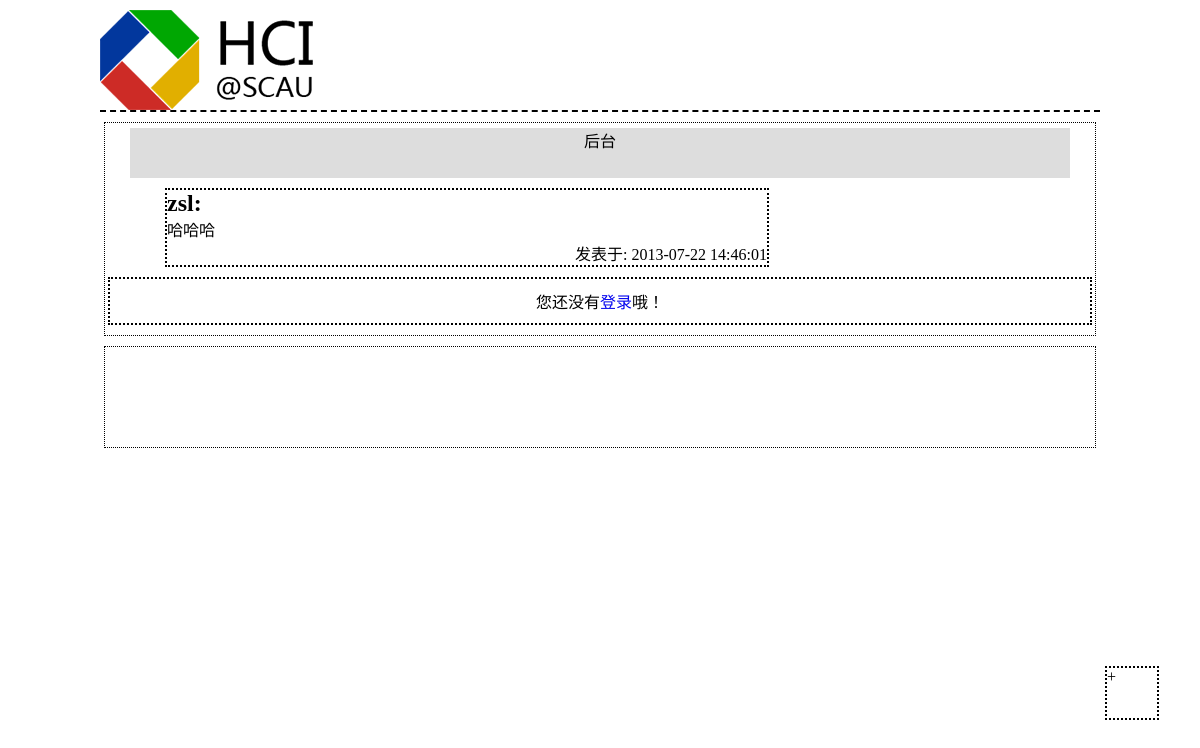
/Controller/onePostCon.php?postId=16, run on the app's committed database.
### tables this page shows
CREATE TABLE IF NOT EXISTS `post` (
  `id` int(6) NOT NULL AUTO_INCREMENT,
  `title` varchar(50) NOT NULL,
  `content` longtext NOT NULL,
  `type` int(1) NOT NULL,
  `point` int(5) NOT NULL DEFAULT '0',
  `deleted` int(1) NOT NULL,
  `post_date` datetime NOT NULL,
  `state` int(1) NOT NULL,
  `authority` int(11) NOT NULL,
  `board_id` int(11) NOT NULL,
  `user_id` int(11) NOT NULL,
  PRIMARY KEY (`id`),
  KEY `board_id` (`board_id`),
  KEY `user_id` (`user_id`)
);

CREATE TABLE IF NOT EXISTS `user` (
  `id` int(11) NOT NULL AUTO_INCREMENT,
  `account` varchar(20) NOT NULL,
  `score` int(10) NOT NULL,
  `level` int(3) NOT NULL,
  `authority` int(11) NOT NULL,
  `password` varchar(255) NOT NULL,
  PRIMARY KEY (`id`)
);

### Controller/onePostCon.php (called while the page is built, shortened)
<?php
	require_once(ROOT . DS . "View" . DS. "postHeader.php");
	$postId = $_GET['postId'];
	$sql = "SELECT * FROM `post` WHERE id='$postId'";
	$query = mysql_query($sql);
	while($post_rows = mysql_fetch_array($query)) {
		$user = mysql_fetch_array(mysql_query("SELECT account FROM `user` WHERE id='$post_rows[user_id]'"));
		$post_user = $user[0];
		$post_title = $post_rows['title'];
		$post_content = $post_rows['content'];
		$post_date = $post_rows['post_date'];
	}
	include_once(ROOT . DS . "View" . DS . "onePostView.php");
?>

### View/onePostView.php (the view, shortened to what this page needs)
<div id="postTitle"><?php echo $post_title;?></div>
<div id="msg">
<h2><?php echo $post_user;?>:</h2>
<p><?php echo $post_content;?></p>
<p class="time">发表于:&nbsp;<?php echo $post_date;?></p>
</div>

### stylesheets/post.css (style rules this page uses)
* { margin: 0; padding: 0; list-style: none; outline: none; text-decoration: none; }
#postTitle { width: 95%; height: 50px; margin: 5px auto; text-align: center; background: #ddd; }
#msg { width: 600px; margin: 10px 0px 10px 60px; border: 2px dotted #000; word-wrap:break-word; overflow:hidden; }
#send-comment { width: 99%; margin: 10px auto; padding: 10px 0; border: 2px dotted #000; text-align: center; }
#control-panel { width: 50px; height: 50px; position: fixed; bottom: 80px; margin-left: 1000px; border: 2px dotted #000; }
.time { text-align: right; }
#footer { width: 99%; height: 100px; margin: 10px auto; border: 1px dotted #000; }

### data on the page
post: title "后台", content "哈哈哈", post_date "2013-07-22 14:46:01"
user: account "zsl"
